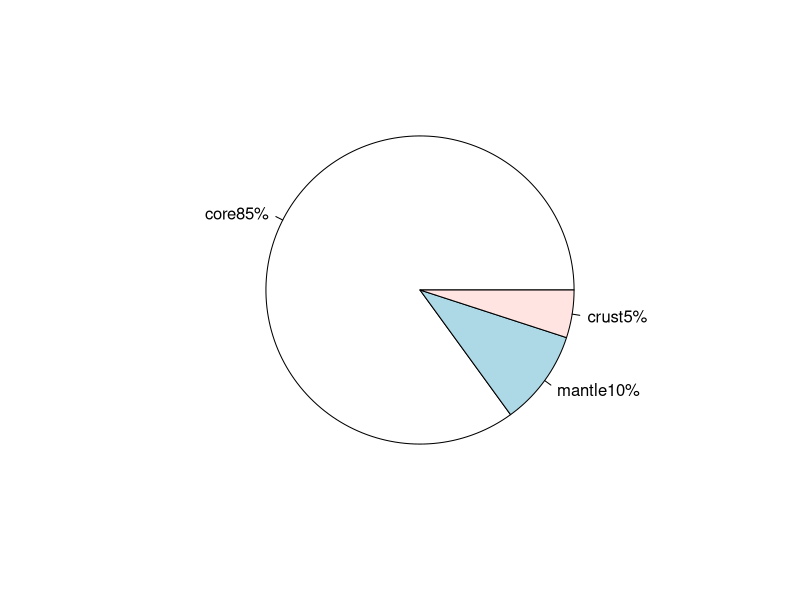

Recreate this plot in R.
## ---- chunk 1
pie(c(85,10,5),label=c("core85%","mantle10%","crust5%"))
